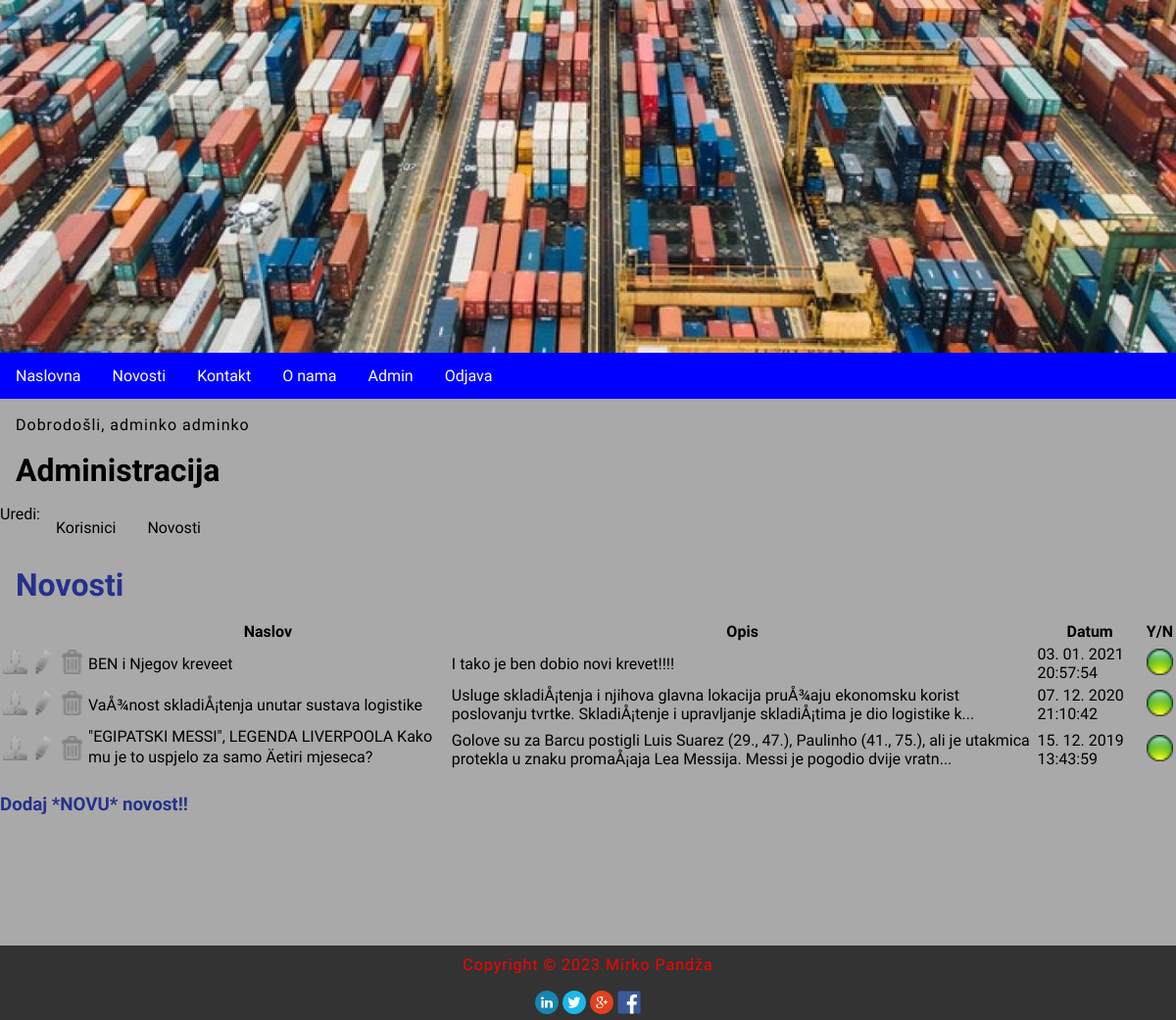
The page /index.php?menu=7&action=2 (signed in) on the database its author committed.
### tables this page shows
CREATE TABLE `news` (
  `id` int(11) NOT NULL,
  `title` varchar(255) NOT NULL,
  `description` text NOT NULL,
  `date` timestamp NOT NULL DEFAULT current_timestamp() ON UPDATE current_timestamp(),
  `picture` varchar(255) NOT NULL,
  `archive` enum('Y','N') NOT NULL
);

### functions.php (called while the page is built)
<?php
	function pickerDateToMysql($pickerDate){
		$date = DateTime::createFromFormat('Y-m-d H:i:s', $pickerDate);
		return $date->format('d. m. Y H:i:s');
	}
?>

### admin/news.php (the view, shortened to what this page needs)
<?php
	if (isset($_GET['id']) && $_GET['id'] != '') {
		$query  = "SELECT * FROM news";
		$query .= " WHERE id=".$_GET['id'];
		$query .= " ORDER BY date DESC";
		$result = @mysqli_query($MySQL, $query);
		$row = @mysqli_fetch_array($result);
		print '
		<h2>News overview</h2>
		<div class="news">
			<img src="news/' . $row['picture'] . '" alt="' . $row['title'] . '" title="' . $row['title'] . '">
			<h2>' . $row['title'] . '</h2>
			' . $row['description'] . '
			<time datetime="' . $row['date'] . '">' . pickerDateToMysql($row['date']) . '</time>
			<hr>
		</div>
		<p><a href="index.php?menu='.$menu.'&amp;action='.$action.'">Back</a></p>';
	}
	else {
		print '
		<h2>Novosti</h2>
		<div id="news">
			<table>
				<thead>
					<tr>
						<th width="25"></th>
						<th width="25"></th>
						<th width="25"></th>
						<th>Naslov</th>
						<th>Opis</th>
						<th>Datum</th>
						<th width="25">Y/N</th>
					</tr>
				</thead>
				<tbody>';
				$query  = "SELECT * FROM news";
				$query .= " ORDER BY date DESC";
				$result = @mysqli_query($MySQL, $query);
				while($row = @mysqli_fetch_array($result)) {
					print '
					<tr>
						<td><a href="index.php?menu='.$menu.'&amp;action='.$action.'&amp;id=' .$row['id']. '"><img src="image/user.png" alt="user"></a></td>
						<td><a href="index.php?menu='.$menu.'&amp;action='.$action.'&amp;edit=' .$row['id']. '"><img src="image/edit.png" alt="uredi"></a></td>
						<td><a href="index.php?menu='.$menu.'&amp;action='.$action.'&amp;delete=' .$row['id']. '"><img src="image/delete.png" alt="obriši"></a></td>
						<td>' . $row['title'] . '</td>
						<td>';
						if(strlen($row['description']) > 160) {
                            echo substr(strip_tags($row['description']), 0, 160).'...';
                        } else {
                            echo strip_tags($row['description']);
                        }
						print '
						</td>
						<td>' . pickerDateToMysql($row['date']) . '</td>
						<td>';
							if ($row['archive'] == 'Y') { print '<img src="image/inactive.png" alt="" title="" />'; }
                            else if ($row['archive'] == 'N') { print '<img src="image/active.png" alt="" title="" />'; }
						print '
						</td>
					</tr>';
				}
			print '
				</tbody>
			</table>
			<a href="index.php?menu=' . $menu . '&amp;action=' . $action . '&amp;add=true" class="AddLink"><h3>Dodaj *NOVU* novost!!</h3></a>
		</div>
		<br></br>
		<br></br>
		<br></br>';
	}
?>

### style.css (style rules this page uses)
body, html { font-family: 'Chakra Petch', sans-serif; margin: 0; font-size: 16px; background-color: darkgrey; }
h1,h2 { margin: 0.5em; font-size: 2em; }
h2 { font-size: 2em; color: #27318b; }
main a { color: #27318b; text-decoration: none; }
p { margin: 1em; line-height: 1.4em; letter-spacing: 1px; }
img { width: 100%; }

### rows shown on the page
news: title "BEN i Njegov kreveet", description "I tako je ben dobio novi krevet!!!!", date "03. 01. 2021 20:57:54"
news: title "VaÅ¾nost skladiÅ¡tenja unutar sustava logistike", description "Usluge skladiÅ¡tenja i njihova glavna lokacija pruÅ¾aju ekonomsku korist poslovanju tvrtke. SkladiÅ¡tenje i upravljanje skladiÅ¡tima je dio logistike k", date "07. 12. 2020 21:10:42"
news: title "\"EGIPATSKI MESSI\", LEGENDA LIVERPOOLA Kako mu je to uspjelo za samo Äetiri mjeseca?", description "Golove su za Barcu postigli Luis Suarez (29., 47.), Paulinho (41., 75.), ali je utakmica protekla u znaku promaÅ¡aja Lea Messija. Messi je pogodio dvije vratn", date "15. 12. 2019 13:43:59"

### other values the page prints
$_SESSION['message'] "Dobrodošli, adminko adminko"
